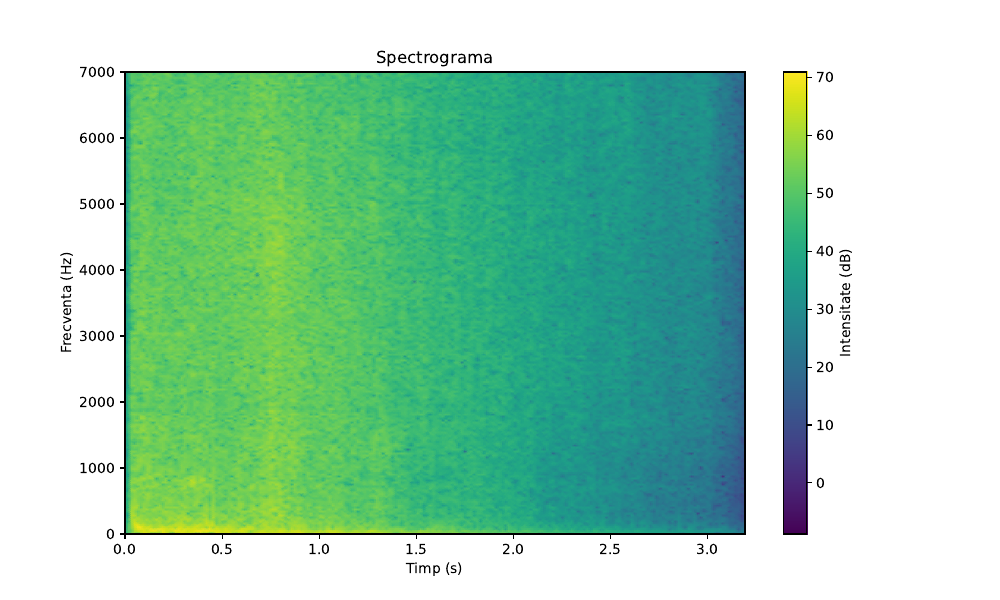

The script that saved this image:
import numpy as np
import matplotlib.pyplot as plt
from scipy.fft import fft
from scipy.io import wavfile

sample_rate, samples = wavfile.read('./labs/04/sound.wav')

segment_size = int(0.01 * len(samples))
overlap = int(0.5 * segment_size)

num_segments = (len(samples) - overlap) // (segment_size - overlap)
spectrogram_matrix = np.zeros((segment_size // 2, num_segments))

for i in range(num_segments):
    start = i * (segment_size - overlap)
    end = start + segment_size
    segment = samples[start:end]
    
    fft_values = np.abs(fft(segment)[:segment_size // 2])
    spectrogram_matrix[:, i] = fft_values

times = np.linspace(0, len(samples) / sample_rate, num_segments)
frequencies = np.fft.fftfreq(segment_size, 1 / sample_rate)[:segment_size // 2]

plt.figure(figsize=(10, 6))
plt.pcolormesh(times, frequencies, 10 * np.log10(spectrogram_matrix), shading='gouraud')
plt.colorbar(label='Intensitate (dB)')
plt.ylabel('Frecventa (Hz)')
plt.xlabel('Timp (s)')
plt.title('Spectograma')
plt.ylim(0, 7000)
plt.savefig('./labs/04/06.pdf')
plt.show()

